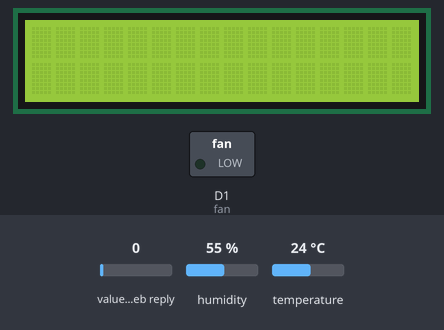
A sketch run on a simulated ESP8266 (NodeMCU). Shown: 16×2 character LCD, switched loads named in the sketch (green lamp = pin HIGH). The inputs (shaded band) are chosen by the test bench; at power-on: temperature 24 °C, humidity 55 %, value in the web reply 0. WiFi joins after 1.5 s; servers stay silent unless stated; web services answer with replies made up by the test bench; what the sketch prints to the serial monitor is not drawn.

Above: at 1.2 s.
1.3 s: temperature set to 26 °C
At 6.3 s:
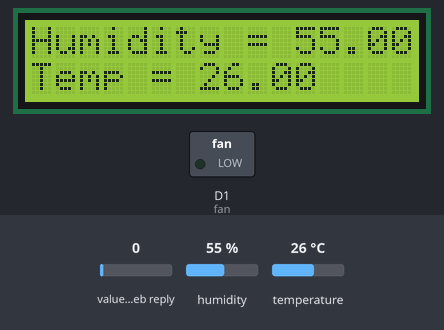
7.7 s: temperature set to 29 °C
At 8.7 s:
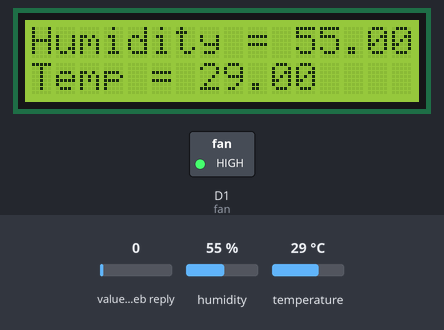
13.1 s: humidity set to 22 %
At 14.5 s:
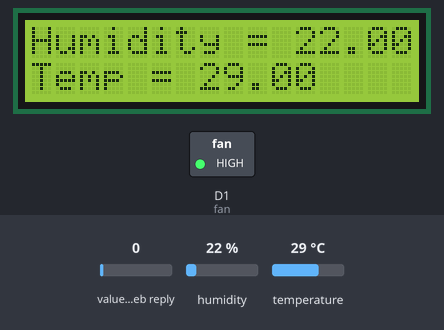
16.3 s: humidity set to 40 %
At 16.9 s:
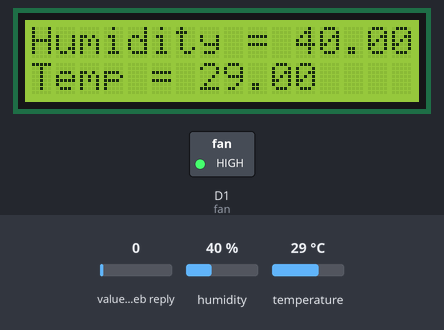
Timing chart, 0 to 19.3 s (numbered marks = the images above; inputs shaded):
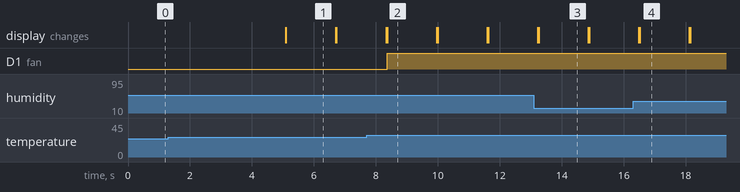

The sketch:

humidity_temp_sensor.ino
```cpp
//IoT Cloud Access Group Assignment
// By: WENDY ESSUMAN & JOACHIM WAMBUA

#include <DFRobot_DHT11.h>
#include <LiquidCrystal.h>
DFRobot_DHT11 DHT;

#include "ThingSpeak.h"
#include <ESP8266WiFi.h>

char ssid[] = "NunuaBundles";   // your network SSID (name)
char pass[] = "Keishtopher2021";   // your network password
WiFiClient  client;


unsigned long myChannelId = 1703296;
const char * myWriteAPIKey = "C9201454SZTP89X2";
const char * myReadAPIKey = "AQKZUNF2OMJGPLWQ";

static const uint8_t D4 = 2;
static const uint8_t D5 = 14;
static const uint8_t D6 = 12;
static const uint8_t D7 = 13;
static const uint8_t D8 = 15;
static const uint8_t D3 = 0;
static const uint8_t D2 = 4;
static const uint8_t D1 = 5;

int fan = D1;
int DHT11_PIN = D2;
const int rs = D3, en = D8, d4 = D4, d5 = D5, d6 = D6, d7 = D7;

//LiquidCrystal lcd(D3, D8, D4, D5, D6, D7);
LiquidCrystal lcd(rs, en, d4, d5, d6, d7);

void setup(){
  // Initialise Serial Monitor & LCD screen
  lcd.begin(16,2);
  Serial.begin(115200);
  pinMode(fan, OUTPUT);
  WiFi.mode(WIFI_STA);
  ThingSpeak.begin(client); // Initialize ThingSpeak
}


void loop(){
  //Clear LCD screen
  lcd.clear();

  // Connect or reconnect to WiFi

  if(WiFi.status() != WL_CONNECTED){

    Serial.print("Attempting to connect to SSID: ");

    Serial.println("NunuaBundles");

    while(WiFi.status() != WL_CONNECTED){

      WiFi.begin(ssid, pass);  // Connect to WPA/WPA2 network. Change this line if using open or WEP network

      Serial.print(".");

      delay(5000);

    }

    Serial.println("\nConnected.");

  }


  // Read value from DHT pin
  DHT.read(DHT11_PIN);

  // Save values as variables
  float temp = DHT.temperature;
  float hum = DHT.humidity;


  //Top Row of LCD Screen
  lcd.setCursor(0,0);
  // Print humidity results
  lcd.print("Humidity = ");
  lcd.print(hum);

  Serial.print("Humidity = ");
  Serial.println(hum);

  // Bottom Row of LCD screen
  lcd.setCursor(0,1); //set the cursor to column 0 and line 1
  // Print temperature results
  lcd.print("Temp = ");
  lcd.print(temp);

  Serial.print("Temp = ");
  Serial.println(temp);

  // Fan_Control
  if (temp > 27) {
    digitalWrite(fan, HIGH);
  }
  else if (temp < 27) {
    digitalWrite(fan, LOW);
  }


  // set the fields with the values
  ThingSpeak.setField(1, temp);
  ThingSpeak.setField(2, hum);

  // write to the ThingSpeak channel
  int x = ThingSpeak.writeFields(myChannelId, myWriteAPIKey);

  //read data that was previously added
  long dist = ThingSpeak.readLongField(myChannelId, 1, myReadAPIKey);

  if(x == 200){
    Serial.println("Channel update successful.");
  }
  else{
    Serial.println("Problem updating channel. HTTP error code " + String(x));
  }

  delay(1000);
}
```

Measured:
- the behaviour switches between 27 and 28 °C on temperature (found by bisection; images 1 and 2)
- after the input at 1.3 s, the display: changes after 3.8 s (image 1)
- after the input at 7.7 s, D1 (fan): LOW → HIGH after 0.66 s; the display: first differs from a run without the input after 0.66 s (image 2)
- after the input at 13.1 s, the display: first differs from a run without the input after 0.15 s (image 3)
- after the input at 16.3 s, the display: first differs from a run without the input after 0.22 s (image 4)
- what the display in image 1 shows lasts 1.6 s, from 5.1 s to 6.7 s
